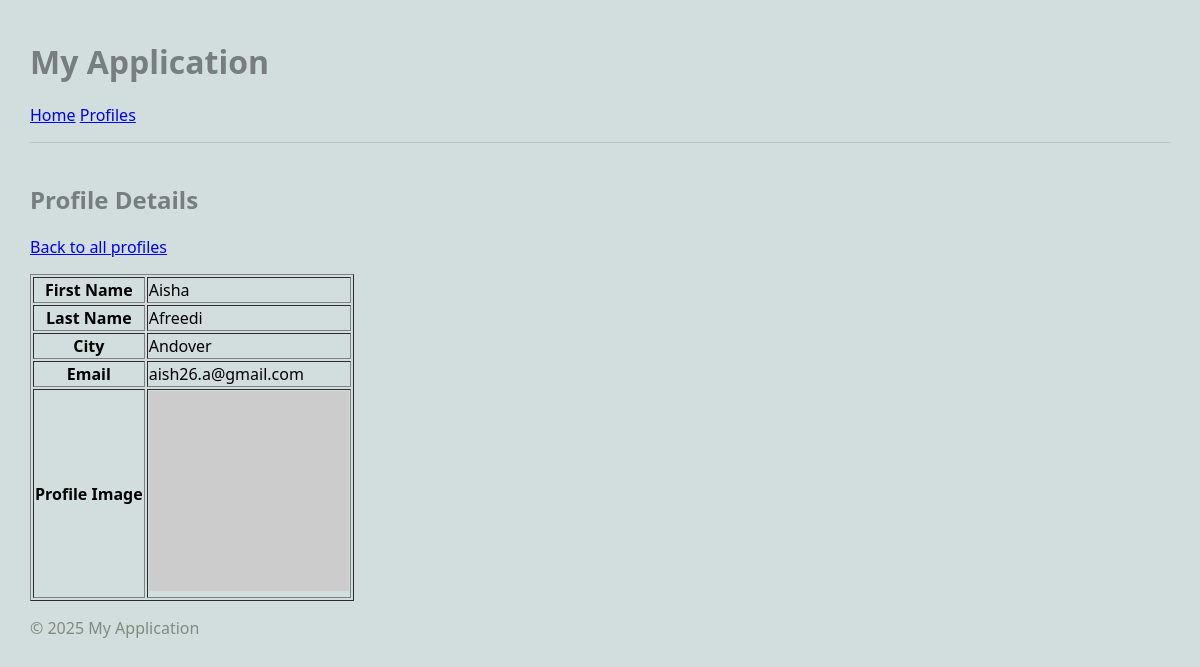
Screenshot of /mini_fb/profile/4/ with the database file from the repository.
### mini_fb/models.py (models this page shows)
class Profile(models.Model):
    from django.db import models

### mini_fb/views.py (the view)
# urls.py: path('profile/<int:pk>/', ShowProfilePageView.as_view(), name='show_profile'),
class ShowProfilePageView(DetailView):
    model = Profile
    template_name = "mini_fb/show_profile.html"

### mini_fb/templates/mini_fb/show_profile.html
{% extends 'mini_fb/base.html' %}
{% block content %}
    <h2>Profile Details</h2>
    <p><a href="{% url 'show_all_profiles' %}">Back to all profiles</a></p>
    <table border="1">
        <tr>
            <th>First Name</th>
            <td>{{ profile.firstName }}</td>
        </tr>
        <tr>
            <th>Last Name</th>
            <td>{{ profile.lastName }}</td>
        </tr>
        <tr>
            <th>City</th>
            <td>{{ profile.city }}</td>
        </tr>
        <tr>
            <th>Email</th>
            <td>{{ profile.email }}</td>
        </tr>
        <tr>
            <th>Profile Image</th>
            <td><img src="{{ profile.image_url }}" alt="Profile Image" width="200"></td>
        </tr>
    </table>
{% endblock %}

### static/mini_fb/styles.css (style rules this page uses)
body { margin: 30px; background: #d1dedd; font-family:'Segoe UI', Tahoma, Geneva, Verdana, sans-serif; }
h1, h2, h3 { color: #767f7e; }
p { color: #828b82; }

### rows the page displays
Profile: firstName "Aisha", lastName "Afreedi", city "Andover", email "aish26.a@gmail.com"
